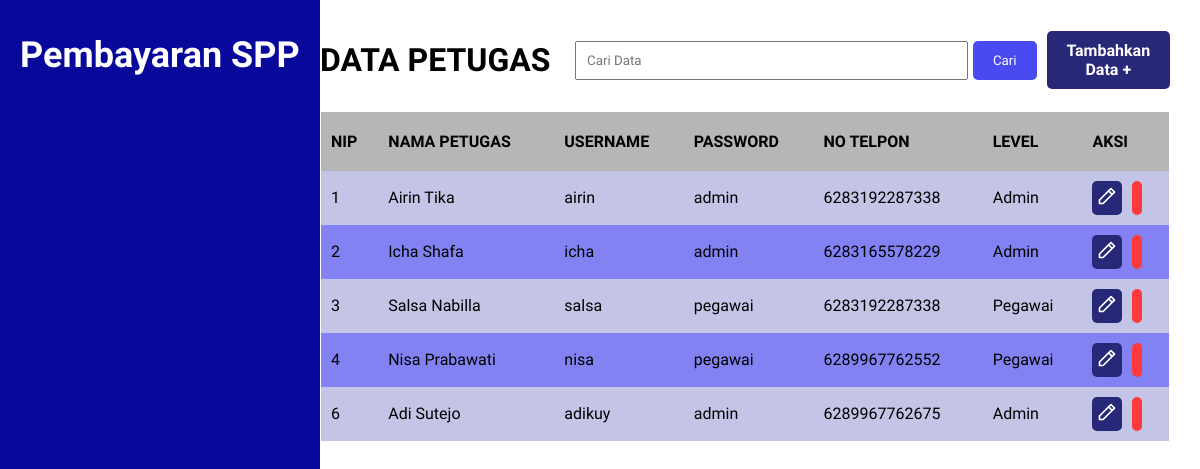
Screenshot of /view_petugas.php with the database file from the repository.
### tables this page shows
CREATE TABLE `tb_petugas` (
  `nip` int(4) NOT NULL,
  `namapetugas` varchar(50) NOT NULL,
  `telp` varchar(16) NOT NULL,
  `username` varchar(20) NOT NULL,
  `password` varchar(18) NOT NULL,
  `leveluser` enum('Admin','Pegawai') NOT NULL
);

### view_petugas.php (the view, shortened to what this page needs)
<?php
    include("koneksi.php");
    include("bar/navbar.php");
?>
<!DOCTYPE html>
<html lang="en">
<head>
    <link rel="stylesheet" href="css/style.php">
</head>
<body>
    <div class="table-container">
        <div class="table-tittle">
            <h1>DATA PETUGAS</h1>
            <div class="tittle-right">
                <form action="">
                    <input type="text" name="cari" placeholder="Cari Data">
                    <button type="submit">Cari</button>
                </form>
                <a href="insert_petugas.php" class="insert-btn">Tambahkan Data +</a>
            </div>
        </div>
        <table cellpadding="5" cellspacing="0">
            <thead>
                <tr>
                    <th>NIP</th>
                    <th>NAMA PETUGAS</th>
                    <th>USERNAME</th>
                    <th>PASSWORD</th>
                    <th>NO TELPON</th>
                    <th>LEVEL</th>
                    <th>AKSI</th>
                </tr>
            </thead>
            <tbody>
                <?php
                        $query = "SELECT * FROM tb_petugas ORDER BY nip ASC";
                        $result = mysqli_query($koneksi, $query);
                        while($row = mysqli_fetch_assoc($result)){
                    ?>
                <tr>
                    <td><?php echo $row['nip']; ?></td>
                    <td><?php echo $row ['namapetugas']; ?></td>
                    <td><?php echo $row ['username']; ?></td>
                    <td><?php echo $row ['password']; ?></td>
                    <td><?php echo $row ['telp']; ?></td>
                    <td><?php echo $row ['leveluser']; ?></td>
                    <td>
                        <div class="btn">
                            <a href="update_petugas.php?nip=<?php echo $row['nip'];?>">
                                <img class="icon-sm" src="./image/edit-icon.svg" alt="">
                            </a>
                            <a href="delete_petugas.php?nip=<?php echo $row['nip'];?>"
                                onClick="return confirm('Anda yakin menghapus data ini?')">
                            </a>
                        </div>
                    </td>
                </tr>
                <?php
                            }
                        ?>
            </tbody>
        </table>
    </div>
</body>
</html>

### rows the page displays
tb_petugas: nip "1", namapetugas "Airin Tika", username "airin", password "admin", telp "6283192287338", leveluser "Admin"
tb_petugas: nip "2", namapetugas "Icha Shafa", username "icha", password "admin", telp "6283165578229", leveluser "Admin"
tb_petugas: nip "3", namapetugas "Salsa Nabilla", username "salsa", password "pegawai", telp "6283192287338", leveluser "Pegawai"
tb_petugas: nip "4", namapetugas "Nisa Prabawati", username "nisa", password "pegawai", telp "6289967762552", leveluser "Pegawai"
tb_petugas: nip "6", namapetugas "Adi Sutejo", username "adikuy", password "admin", telp "6289967762675", leveluser "Admin"
